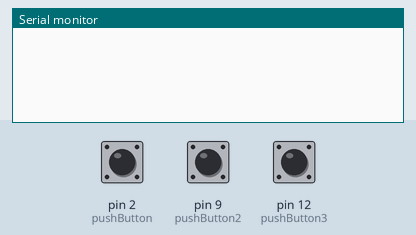
The sketch below on a simulated Arduino Uno, built with avr-gcc and run on an emulated ATmega328P. Shown: the last lines printed to the serial monitor. The test bench sets the inputs (shaded band); at power-on: pin 2 (pushButton) LOW, pin 9 (pushButton2) LOW, pin 12 (pushButton3) LOW.

Above: at 1.2 s.
1.3 s: pin 2 (pushButton) pulled HIGH for 0.15 s
At 2.3 s:
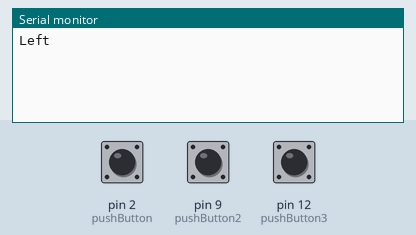
2.9 s: pin 9 (pushButton2) pulled HIGH for 0.15 s
At 4.2 s:
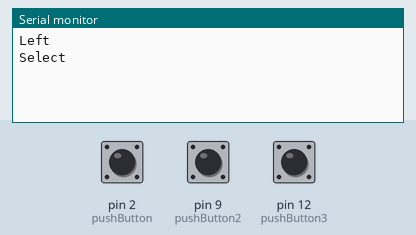
4.5 s: pin 12 (pushButton3) pulled HIGH for 0.15 s
At 5.3 s:
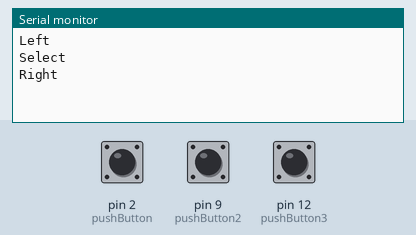

The sketch:

WebpageButtons.ino
```cpp
/*
  DigitalReadSerial for interacting with a webpage

*/

// digital pin 2 has a pushbutton attached to it. Give it a name:
int pushButton = 2;
int pushButton2 = 9;
int pushButton3 = 12;


// the setup routine runs once when you press reset:
void setup() {
  // initialize serial communication at 9600 bits per second:
  Serial.begin(9600);
  // make the pushbutton's pin an input:
  pinMode(pushButton, INPUT);
  pinMode(pushButton2, INPUT);
  pinMode(pushButton3, INPUT);
}

// the loop routine runs over and over again forever:
void loop() {
  // read the input pin:
  int buttonState = digitalRead(pushButton);
  int button2State = digitalRead(pushButton2);
  int button3State = digitalRead(pushButton3);

  // print out the state of the button:
  if(buttonState != 0){
    Serial.println("Left");
  }else if(button2State != 0){
    Serial.println("Select");
  }else if(button3State !=0){
    Serial.println("Right");
  }
  delay(150);        // delay in between reads for stability
}
```

Measured:
- after the input at 1.3 s, the serial monitor: prints a new line after 0.05 s (image 1)
- after the input at 2.9 s, the serial monitor: prints a new line after 0.10 s (image 2)
- after the input at 4.5 s, the serial monitor: prints a new line at once (image 3)
